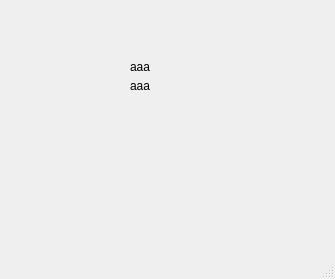
<?xml version="1.0" encoding="UTF-8"?>
<ui version="4.0">
 <class>MainWindow</class>
 <widget class="QMainWindow" name="MainWindow">
  <property name="geometry">
   <rect>
    <x>0</x>
    <y>0</y>
    <width>335</width>
    <height>279</height>
   </rect>
  </property>
  <property name="windowTitle">
   <string>MainWindow</string>
  </property>
  <widget class="QWidget" name="centralwidget">
   <widget class="QWidget" name="">
    <property name="geometry">
     <rect>
      <x>130</x>
      <y>60</y>
      <width>20</width>
      <height>32</height>
     </rect>
    </property>
    <layout class="QVBoxLayout" name="verticalLayout">
     <item>
      <widget class="QLabel" name="label">
       <property name="text">
        <string>aaa</string>
       </property>
      </widget>
     </item>
     <item>
      <widget class="QLabel" name="label_2">
       <property name="text">
        <string>aaa</string>
       </property>
      </widget>
     </item>
    </layout>
   </widget>
  </widget>
  <widget class="QMenuBar" name="menubar">
   <property name="geometry">
    <rect>
     <x>0</x>
     <y>0</y>
     <width>335</width>
     <height>23</height>
    </rect>
   </property>
  </widget>
  <widget class="QStatusBar" name="statusbar"/>
 </widget>
 <resources/>
 <connections/>
</ui>
